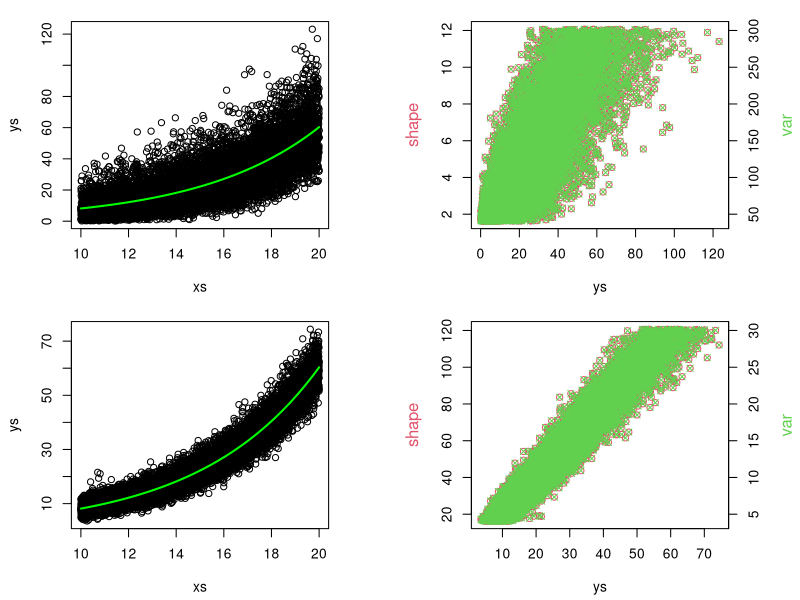
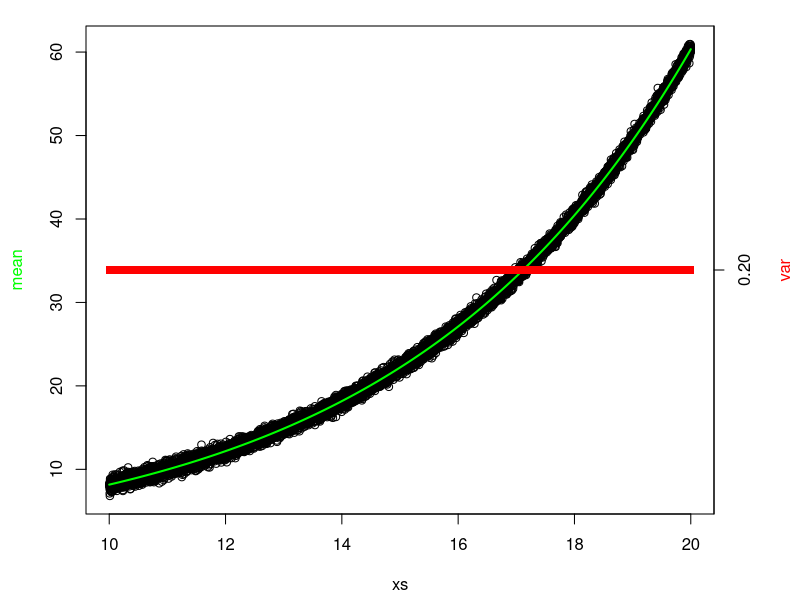
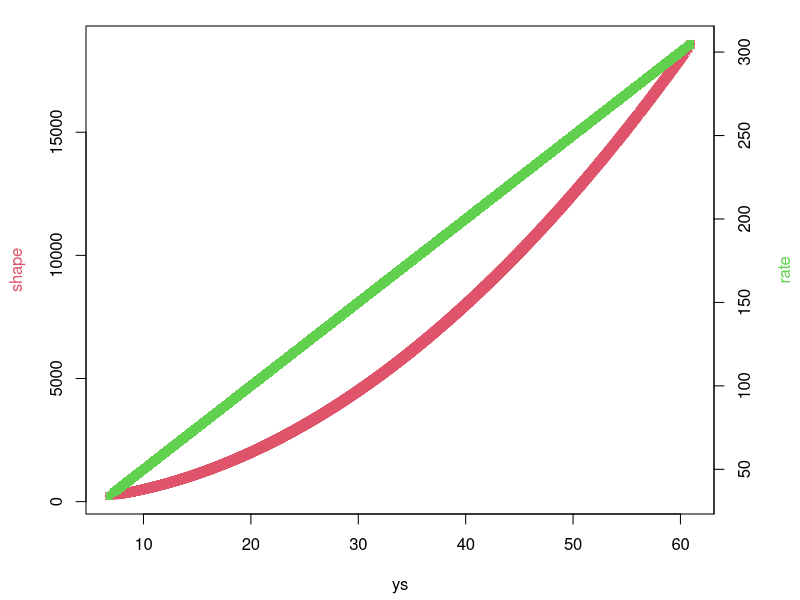
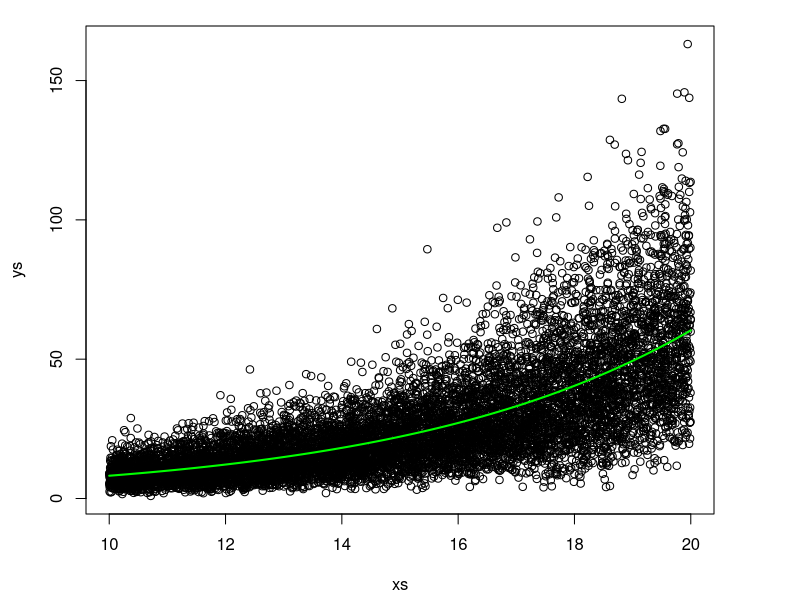
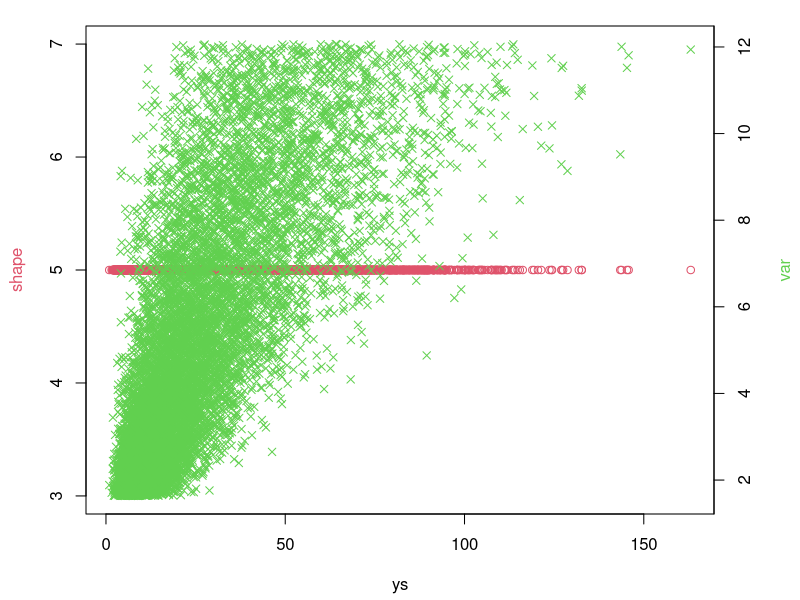
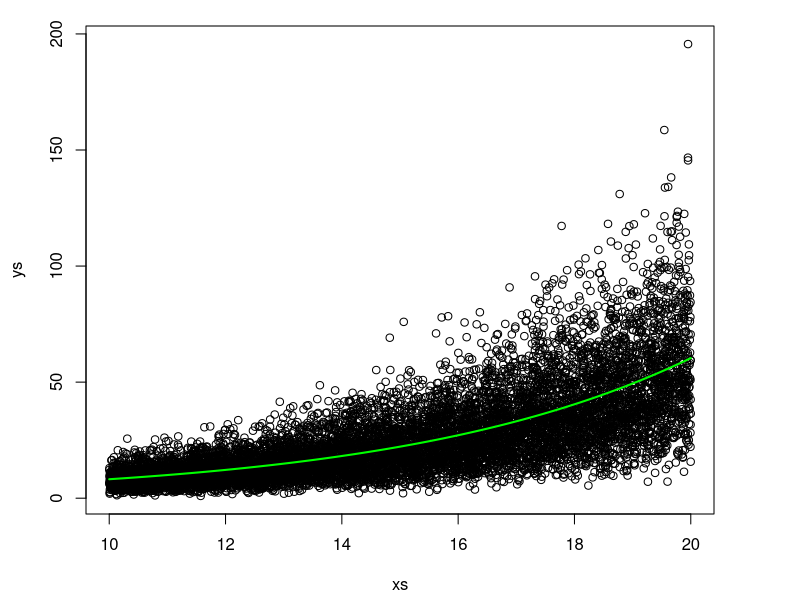
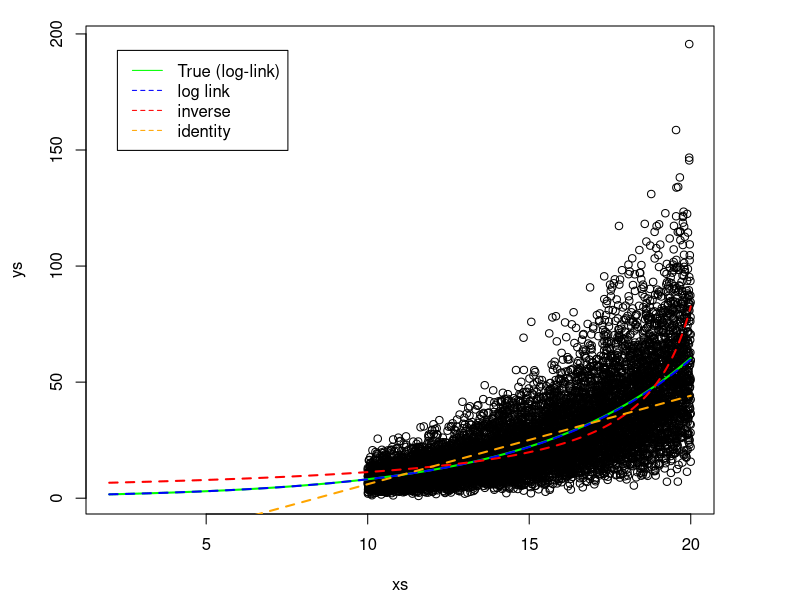
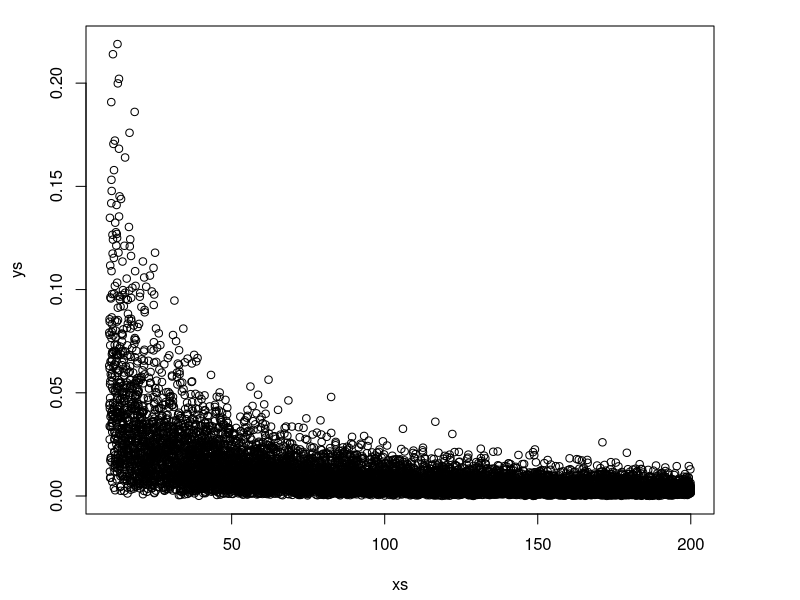

Write R code to recreate these figures, in order.
## ---- chunk 1
knitr::opts_chunk$set(echo = TRUE,options(scipen=999))
library(MASS)
library(knitr)
## ---- chunk 2
#define the dispersion parameters for my example below
phi1 <- 0.2
phi2 <- 2
## ---- chunk 3
par(mfrow=c(2,2),mar = c(4, 4, 1, 4) + 0.3)
#parameterization 1

#generate gamma data
set.seed(123)
# define limits for predictor
xsmin<- 10
xsmax<-20
#define sample size
n<-10000
#define number of points to predict
npred<- 500
#define points to predict later
xspreds<-seq(xsmin,xsmax,length=npred)
#generate predictor
xs<-runif(n,xsmin,xsmax)
#define intercept and slope for the libear predictor
int<-0.1
slope<-0.2
#generate mean value of the response
meang<-exp(int+slope*xs)

#generate responses, from dispersion = 0.2
ys<-rgamma(n,shape=meang*phi1,scale=1/phi1)
dat<- data.frame(weight=ys,length=xs)
#plot data
plot(xs,ys)
#add true line
points(xspreds,exp(int+slope*xspreds),type="l",col="green",lwd=2)

#shape and variance as a function of the mean, for dispersion=0.2
shape <- meang*phi1
var <- meang/phi1
# Draw first plot using axis y1
plot(ys, shape, pch = 1, col = 2,ylab="")  
mtext("shape", side = 2, line = 3,col = 2)
# set parameter new=True for a new axis
par(new = TRUE)         
# Draw second plot using axis y2
plot(ys, var, pch = 4, col = 3, axes = FALSE, xlab = "", ylab = "")
axis(side = 4, at = pretty(range(var)))      
mtext("var", side = 4, line = 3,col = 3)

#parameterization 2

#dispersion=0.2
#generate gamma data
#generate responses
ys<-rgamma(n,shape=meang*phi2,scale=1/phi2)
dat<- data.frame(weight=ys,length=xs)
#plot data
plot(xs,ys)
#add true line
points(xspreds,exp(int+slope*xspreds),type="l",col="green",lwd=2)

#shape and variance as a function of the mean, for dispersion=2
shape <- meang*phi2
var <- meang/phi2
# Draw first plot using axis y1
par(mar = c(4, 4, 1, 4) + 0.3)              
plot(ys, shape, pch = 1, col = 2,ylab="")  
mtext("shape", side = 2, line = 3,col = 2)
# set parameter new=True for a new axis
par(new = TRUE)         
# Draw second plot using axis y2
plot(ys, var, pch = 4, col = 3, axes = FALSE, xlab = "", ylab = "")
axis(side = 4, at = pretty(range(var)))      
mtext("var", side = 4, line = 3,col = 3)
## ---- chunk 4
#generate gamma data
set.seed(123)
#define the variance parameter
vari <- 0.2
# define limits for predictor
xsmin<- 10
xsmax<-20
#define sample size
n<-10000
#define number of pointsto predict
npred<- 500
#define poiunt to predict later
xspreds<-seq(xsmin,xsmax,length=npred)
#generate predictor
xs<-runif(n,xsmin,xsmax)
#define intercept and slope for the libear predictor
int<-0.1
slope<-0.2
#generate mean value of the response
meang<-exp(int+slope*xs)
#generate responses
ys<-rgamma(n,shape=meang^2/vari,rate=meang/vari)

dat<- data.frame(weight=ys,length=xs)

#get the shape and rate parameters
shape <- ys^2/vari
rate <- ys/vari
## ---- chunk 5
par(mfrow=c(1,1))

par(mar = c(4, 4, 1, 4) + 0.3)     
#plot data
# Draw first plot using axis y1
plot(xs,ys,xlab="xs",ylab="")
#add true line
points(xspreds,exp(int+slope*xspreds),type="l",col="green",lwd=2)
         
mtext("mean", side = 2, line = 3,col = "green")
  
# set parameter new=True for a new axis
par(new = TRUE)         
  
# Draw second plot using axis y2
plot(xs, shape*(1/rate)^2, pch = 15, col = "red", axes = FALSE, xlab = "", ylab = "")
  
axis(side = 4, at = pretty(range(0.1,0.3)))      
mtext("var", side = 4, line = 3,col = "red")
## ---- chunk 6
shape <- ys^2/vari
rate <- ys/vari
#plot(ys,shape)
#points(ys,rate)

# Draw first plot using axis y1
par(mar = c(4, 4, 1, 4) + 0.3)              
plot(ys, shape, pch = 13, col = 2,ylab="")  
    
mtext("shape", side = 2, line = 3,col = 2)
  
# set parameter new=True for a new axis
par(new = TRUE)         
  
# Draw second plot using axis y2
plot(ys, rate, pch = 15, col = 3, axes = FALSE, xlab = "", ylab = "")
  
axis(side = 4, at = pretty(range(rate)))      
mtext("rate", side = 4, line = 3,col = 3)
## ---- chunk 7

# parameterization 3

#dispersion=0.2
#generate gamma data
#generate responses
ys<-rgamma(n,shape=1/phi1,scale=meang*phi1)
dat<- data.frame(weight=ys,length=xs)
#plot data
plot(xs,ys)
#add true line
points(xspreds,exp(int+slope*xspreds),type="l",col="green",lwd=2)

#shape and variance as a function of the mean, for dispersion=2
shape <- rep(1/phi1,times=length(ys))
var <- meang*phi1
# Draw first plot using axis y1
par(mar = c(4, 4, 1, 4) + 0.3)              
plot(ys, shape, pch = 1, col = 2,ylab="")  
mtext("shape", side = 2, line = 3,col = 2)
# set parameter new=True for a new axis
par(new = TRUE)         
# Draw second plot using axis y2
plot(ys, var, pch = 4, col = 3, axes = FALSE, xlab = "", ylab = "")
axis(side = 4, at = pretty(range(var)))      
mtext("var", side = 4, line = 3,col = 3)
## ---- chunk 8
m<-4
v<-10
## ---- chunk 9
#define sample size for simulation
n<-5000
## ---- chunk 10
set.seed(124)

gammas<-rgamma(n,shape=m^2/v,scale=v/m)
m1<-glm(gammas~1,family=Gamma(link="identity"))
sm1<-summary(m1)
sm1
## ---- chunk 11
#making a small printable data.frame for kable
comp<-data.frame(parameter=c("mean","variance","shape","scale","dispersion","rate"),true=NA,estimated=NA)
comp[,2]<-c(m,v,m^2/v,v/m,v/m^2,m/v)
comp[,3]<-c(sm1$coefficients[1],sum(residuals(m1, type = "response")^2)/sm1$df.residual,as.numeric(gamma.shape(m1))[1],sm1$coefficients[1]/(1/sm1$dispersion),gamma.dispersion(m1),(1/sm1$dispersion)/sm1$coefficients[1])
kable(comp,digits=2)
## ---- chunk 12
#generate gamma data
set.seed(123)
#define the dispersion parameter
p1 <- 0.2
# define limits for predictor
xsmin<- 10
xsmax<-20
#define sample size
n<-10000
#define number of pointsto predict
npred<- 500
#define poiunt to predict later
xspreds<-seq(xsmin,xsmax,length=npred)
#generate predictor
xs<-runif(n,xsmin,xsmax)
#define intercept and slope for the libear predictor
int<-0.1
slope<-0.2
#generate mean value of the response
meang<-exp(int+slope*xs)
#generate responses
ys<-rgamma(n,shape=1/p1,scale=meang*p1)

dat<- data.frame(weight=ys,length=xs)
## ---- chunk 13
#plot data
plot(xs,ys)
#add true line
points(xspreds,exp(int+slope*xspreds),type="l",col="green",lwd=2)
## ---- chunk 14
#fit gamma
glm1<-glm(weight~length,family=Gamma(link="log"),data=dat)
summary(glm1)
## ---- chunk 15
#fit gamma, INVERSE
glm2<-glm(weight~length,family=Gamma(link="inverse"),data=dat)
summary(glm2)
## ---- chunk 16
#fit gamma, IDENTITY
glm3<-glm(weight~length,family=Gamma(link="identity"),data=dat,start=c(0.1,0.2))
summary(glm3)
## ---- chunk 17
plot(xs,ys,xlim=c(2,20))
xspreds<-seq(2,xsmax,length=npred)
#add true line
points(xspreds,exp(int+slope*xspreds),type="l",col="green",lwd=2)
# CORRECT LOG LINK
preds<-predict(glm1,newdata = data.frame(length=xspreds),type="response")
#add fitted values
points(xspreds,preds,type="l",col="blue",lwd=2,lty=2)
# INVERSE LINK
preds<-predict(glm2,newdata = data.frame(length=xspreds),type="response")
#add fitted values
points(xspreds,preds,type="l",col="red",lwd=2,lty=2)
# IDENTITY LINK
preds<-predict(glm3,newdata = data.frame(length=xspreds),type="response")
#add fitted values
points(xspreds,preds,type="l",col="orange",lwd=2,lty=2)
legend("topleft",legend=c("True (log-link)","log link","inverse","identity"),col=c("green","blue","red","orange"),lty=c(1,2,2,2),inset=0.05)
## ---- chunk 18
AIC(glm1,glm2,glm3)
## ---- chunk 19
#generate gamma data
set.seed(123)
#define the dispersion parameter
p1 <- 0.5
# define limits for predictor
xsmin<- 10
xsmax<-200
#define sample size
n<-10000
#define number of points to predict
npred<- 500
#generate predictor
xs<-runif(n,xsmin,xsmax)
#define intercept and slope for the linear predictor
int<-1.1
slope<-1.4
#generate mean value of the response
meang<- (1/(int+slope*xs))
#generate responses
ys<-rgamma(n,shape=1/p1,scale=meang*p1)

dat<- data.frame(weight=ys,length=xs)
#plot data
xspreds<-seq(xsmin,xsmax,length=npred)
plot(xs,ys)

#fit gamma
glm1.i<-glm(weight~length,family=Gamma(link="inverse"),data=dat)
summary(glm1.i)
## ---- chunk 20
#fit gamma, INVERSE
glm2<-glm(weight~length,family=Gamma(link="log"),data=dat)
summary(glm2)
## ---- chunk 21
#fit gamma, IDENTITY
glm3<-glm(weight~length,family=Gamma(link="identity"),data=dat,start=c(0.1,0.2))
summary(glm3)
## ---- chunk 22
plot(xs,ys,xlim=c(0,400))
#plot data
xspreds<-seq(xsmin,400,length=npred)
#add true line
points(xspreds,(1/(int+slope*xspreds)),type="l",col="green",lwd=2)

preds<-predict(glm1.i,newdata = data.frame(length=xspreds),type="response")
#add fitted values
points(xspreds,preds,type="l",col="blue",lwd=2,lty=2)
# IDENTITY LINK
preds<-predict(glm2,newdata = data.frame(length=xspreds),type="response")
#add fitted values
points(xspreds,preds,type="l",col="red",lwd=2,lty=2)
# IDENTITY LINK
preds<-predict(glm3,newdata = data.frame(length=xspreds),type="response")
#add fitted values
points(xspreds,preds,type="l",col="orange",lwd=2,lty=2)
legend("topright",legend=c("True (inverse)","inverse","log","identity"),col=c("green","blue","red","orange"),lty=c(1,2,2,2),inset=0.05)

## ---- chunk 23
#generate gamma data
set.seed(123)
#define the dispersion parameter
p1 <- 0.015
# define limits for predictor
xsmin<- 10
xsmax<-200
#define sample size
n<-10000
#define number of points to predict
npred<- 500
#generate predictor
xs<-runif(n,xsmin,xsmax)
#define intercept and slope for the linear predictor
int<-14
slope<--0.05
#generate mean value of the response
meang<- (1/(int+slope*xs))
#generate responses
ys<-rgamma(n,shape=1/p1,scale=meang*p1)

dat<- data.frame(weight=ys,length=xs)
#plot data
xspreds<-seq(xsmin,xsmax,length=npred)
plot(xs,ys)

#fit gamma
glm1.i<-glm(weight~length,family=Gamma(link="inverse"),data=dat)
summary(glm1.i)
## ---- chunk 24
#fit gamma, INVERSE
glm2<-glm(weight~length,family=Gamma(link="log"),data=dat)
summary(glm2)
## ---- chunk 25
#fit gamma, IDENTITY
glm3<-glm(weight~length,family=Gamma(link="identity"),data=dat,start=c(0.1,0.2))
summary(glm3)
## ---- chunk 26
plot(xs,ys,xlim=c(0,400))
#plot data
xspreds<-seq(xsmin,400,length=npred)
#add true line
points(xspreds,(1/(int+slope*xspreds)),type="l",col="green",lwd=2)

preds<-predict(glm1.i,newdata = data.frame(length=xspreds),type="response")
#add fitted values
points(xspreds,preds,type="l",col="blue",lwd=2,lty=2)
# IDENTITY LINK
preds<-predict(glm2,newdata = data.frame(length=xspreds),type="response")
#add fitted values
points(xspreds,preds,type="l",col="red",lwd=2,lty=2)
# IDENTITY LINK
preds<-predict(glm3,newdata = data.frame(length=xspreds),type="response")
#add fitted values
points(xspreds,preds,type="l",col="orange",lwd=2,lty=2)
legend("topright",legend=c("True (inverse)","inverse","log","identity"),col=c("green","blue","red","orange"),lty=c(1,2,2,2),inset=0.05)

## ---- chunk 27
#generate gamma data
set.seed(123)
#define the dispersion parameter
p1 <- 0.015
# define limits for predictor
xsmin<- 270
xsmax<-276
#define sample size
n<-10000
#define number of points to predict
npred<- 500
#generate predictor
xs<-runif(n,xsmin,xsmax)
#define intercept and slope for the linear predictor
int<-14
slope<--0.05
#generate mean value of the response
meang<- (1/(int+slope*xs))
#generate responses
ys<-rgamma(n,shape=1/p1,scale=meang*p1)

dat<- data.frame(weight=ys,length=xs)
#plot data
xspreds<-seq(xsmin,xsmax,length=npred)
plot(xs,ys)

#fit gamma
glm1.i<-glm(weight~length,family=Gamma(link="inverse"),data=dat)
summary(glm1.i)

#fit gamma, INVERSE
glm2<-glm(weight~length,family=Gamma(link="log"),data=dat)
summary(glm2)


#fit gamma, IDENTITY
glm3<-glm(weight~length,family=Gamma(link="identity"),data=dat,start=c(0.1,0.2))
summary(glm3)

par(mfrow=c(1,2))

plot(xs,ys,xlim=c(0,1000),ylim=c(0,10))
#plot data
#add true line
xspreds<-seq(0,1000,length=npred)
points(xspreds,(1/(int+slope*xspreds)),type="l",col="green",lwd=2)

preds<-predict(glm1.i,newdata = data.frame(length=xspreds),type="response")
#add fitted values
points(xspreds,preds,type="l",col="blue",lwd=2,lty=2)
# IDENTITY LINK
preds<-predict(glm2,newdata = data.frame(length=xspreds),type="response")
#add fitted values
points(xspreds,preds,type="l",col="red",lwd=2,lty=2)
# IDENTITY LINK
preds<-predict(glm3,newdata = data.frame(length=xspreds),type="response")
#add fitted values
points(xspreds,preds,type="l",col="orange",lwd=2,lty=2)
legend("topright",legend=c("True (inverse)","inverse","log","identity"),col=c("green","blue","red","orange"),lty=c(1,2,2,2),inset=0.05)


plot(xs,ys,xlim=c(270,280),ylim=c(0,10))
#plot data
#add true line
xspreds<-seq(270,280,length=npred)
points(xspreds,(1/(int+slope*xspreds)),type="l",col="green",lwd=2)

preds<-predict(glm1.i,newdata = data.frame(length=xspreds),type="response")
#add fitted values
points(xspreds,preds,type="l",col="blue",lwd=2,lty=2)
# IDENTITY LINK
preds<-predict(glm2,newdata = data.frame(length=xspreds),type="response")
#add fitted values
points(xspreds,preds,type="l",col="red",lwd=2,lty=2)
# IDENTITY LINK
preds<-predict(glm3,newdata = data.frame(length=xspreds),type="response")
#add fitted values
points(xspreds,preds,type="l",col="orange",lwd=2,lty=2)
legend("topright",legend=c("True (inverse)","inverse","log","identity"),col=c("green","blue","red","orange"),lty=c(1,2,2,2),inset=0.05)

## ---- chunk 28
data(cars)
plot(cars$speed~cars$dist)

lm1<-lm(speed~dist,data=cars)
abline(lm1,col="blue",lty=2,lwd=2)


glm2<- glm(speed~dist,data=cars,family=Gamma(link="log"))
#just to illustrate abline can't be used with a glm object
#abline(glm2,col="green")


seqxs <- 0:120
preds<-predict(glm2,newdata = data.frame(dist=seqxs),type="response")
points(seqxs,preds,col="red",type="l",lty=2,lwd=2)


glm3<- glm(speed~dist,data=cars,family=Gamma(link="inverse"))
preds<-predict(glm3,newdata = data.frame(dist=seqxs),type="response")
points(seqxs,preds,col="grey",type="l",lty=2,lwd=2)

glm4<- glm(speed~dist,data=cars,family=Gamma(link="identity"))
preds<-predict(glm4,newdata = data.frame(dist=seqxs),type="response")
points(seqxs,preds,col="pink",type="l",lty=2,lwd=2)

library(mgcv)
gam1<- gam(speed~s(dist),data=cars,family=Gamma(link="log"))
preds<-predict(gam1,newdata = data.frame(dist=seqxs),type="response")
points(seqxs,preds,col="orange",type="l",lty=2,lwd=2)

legend("bottomright",legend=c("lm","Gamma log link","Gamma inverse link","Gamma identity link","gam"),col=c("blue","red","grey","pink","orange"),lty=c(2,2,2,2,2),lwd=2,inset=0.05)
## ---- chunk 29
AIC(lm1,glm2,glm3,glm4,gam1)
## ---- chunk 30
summary(glm4)
## ---- chunk 31
summary(glm3)
